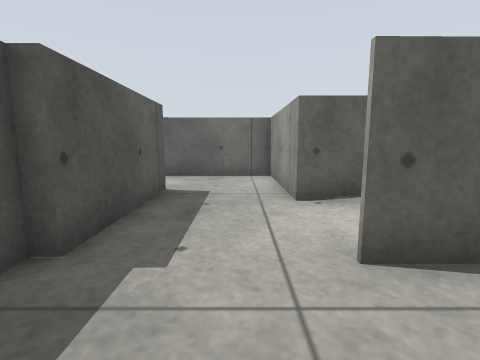
view 1 (above)

18 first-person views from a walk through a robot-simulator world made for Gazebo. The camera is 0.27 m above the floor, tilts 8° down and sees 85° across. The floor is counted in squares, 0.2 m on a side. Each view is taken from the middle of a square. On the plan, view 1 faces up. The plan holds only what a view shows up to about 13 squares ahead; the rest is blank. The place goes on beyond the plan.

view 2
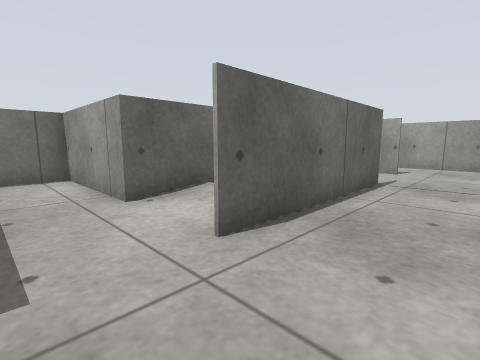

view 3
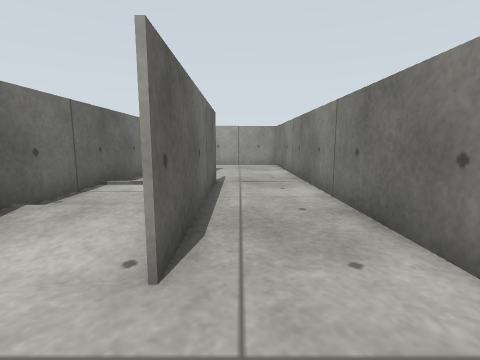

view 4
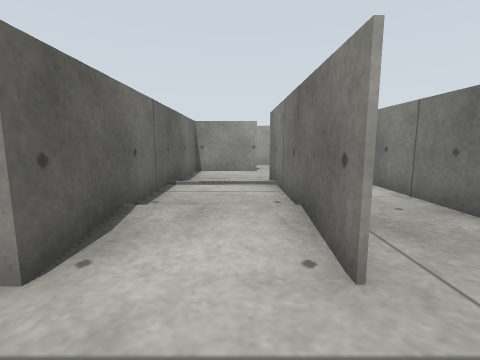

view 5
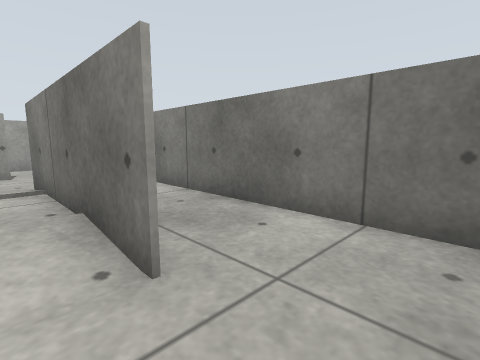

view 6
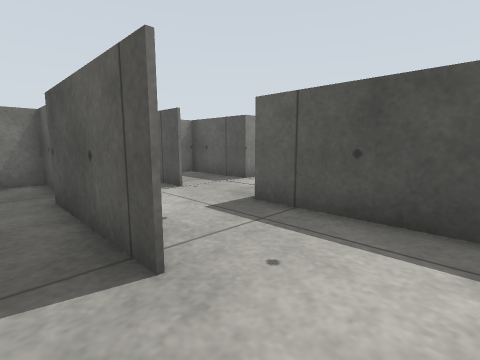

view 7
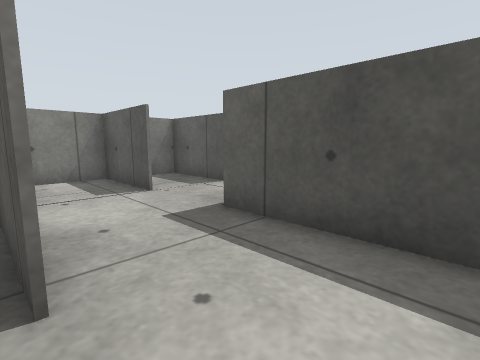

view 8
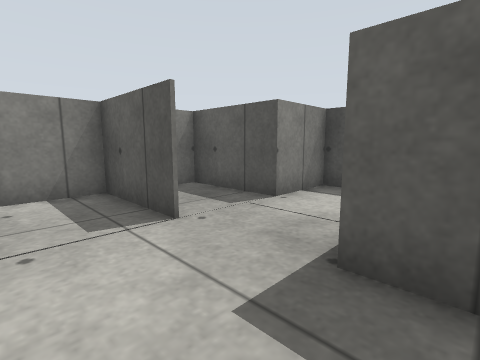

view 9
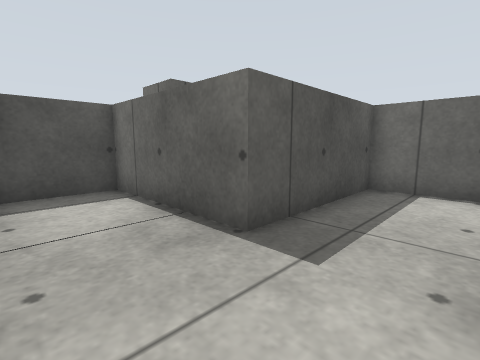

view 10
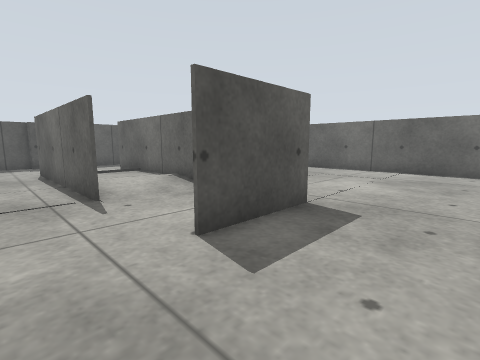

view 11
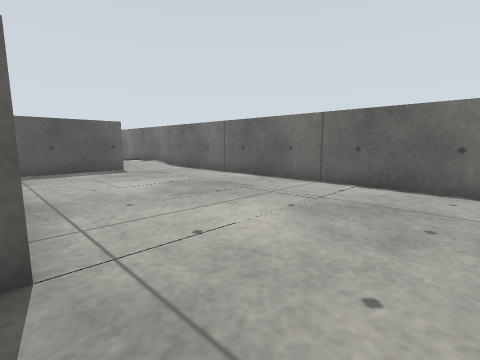

view 12
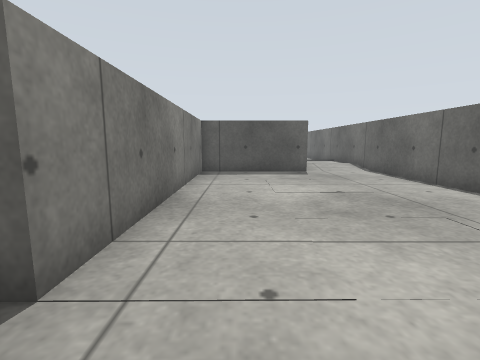

view 13
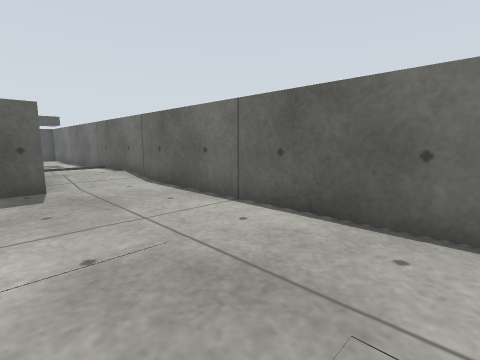

view 14
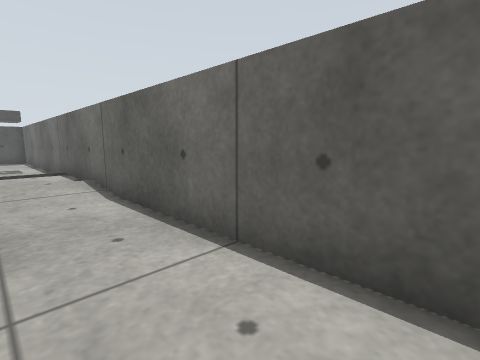

view 15
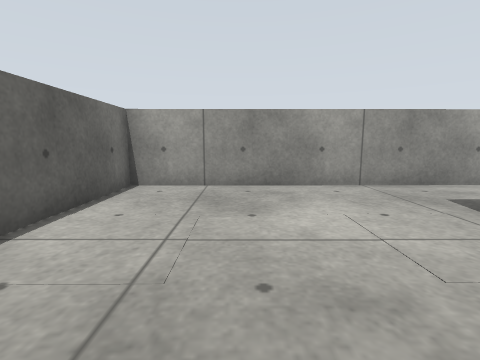

view 16
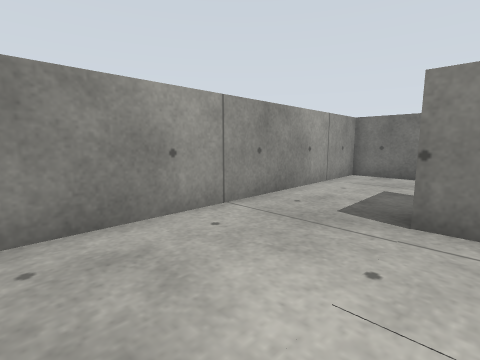

view 17
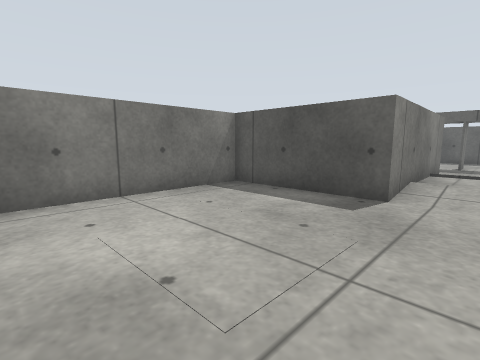

view 18
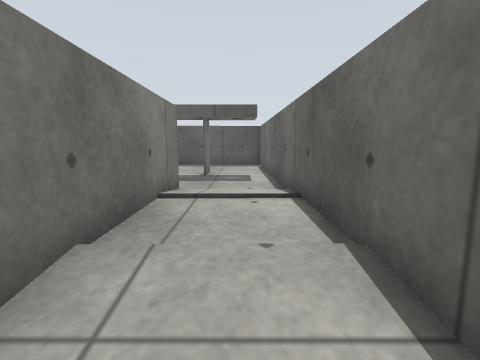

### Floor plan
Ten units are one square. View 1 is at (0, 0); x grows to the right and y downward. Boxes are objects, and circles mark ways between rooms. Rooms are numbered by the first view taken in them; rooms with no view inside come last. Other rooms are left out.
<svg viewBox="-113 -150 273 160">
<path fill="none" stroke="#000" d="M13 -29 85 -29 13 -28M119 -31 118 -62 13 -61 13 -76M-25 -30 -25 4 125 3M-22 -77 -21 -30M13 -76 13 -111 -25 -111M-54 -31 -54 5 -31 4M-57 -75 -57 -58 -108 -58 -108 -30 -83 -30 -83 5 -71 5M-59 -112 14 -112 14 -62 119 -63 119 -31M125 3 155 3 153 -145 -99 -143M-25 -111 -57 -111 -57 -75"/>
<circle cx="-5" cy="-65" r="3" fill="#2a7"/>
<circle cx="120" cy="-20" r="3" fill="#2a7"/>
<circle cx="-20" cy="-90" r="3" fill="#2a7"/>
<circle cx="-40" cy="-65" r="3" fill="#2a7"/>
<text x="50" y="-20">1</text>
<text x="-10" y="-90">2</text>
<text x="-50" y="-40">3</text>
<text x="60" y="-100">4</text>
<text x="-40" y="-90">5</text>
</svg>
Room 1 opens to room 2. Room 1 opens to room 4. Room 2 opens to room 5. Room 3 opens to room 5.

Where each view was taken, in squares from view 1:
view 1: 0 up, 0 right, facing up
view 2: 0 up, 1 left, facing up-right
view 3: 2 up, 1 left, facing right
view 4: 4 up, 1 left, facing right
view 5: 4 up, 1 left, facing down-right
view 6: 10 up, 1 left, facing down-left
view 7: 10 up, 2 left, facing down-left
view 8: 7 up, 3 left, facing down-left
view 9: 3 up, 3 left, facing up-left
view 10: 1 up, 15 right, facing up-left
view 11: 6 up, 15 right, facing up-left
view 12: 8 up, 14 right, facing left
view 13: 10 up, 10 right, facing up-left
view 14: 12 up, 8 right, facing up-left
view 15: 11 up, 7 right, facing right
view 16: 11 up, 11 right, facing down-right
view 17: 13 up, 8 right, facing down-left
view 18: 13 up, 2 right, facing left
